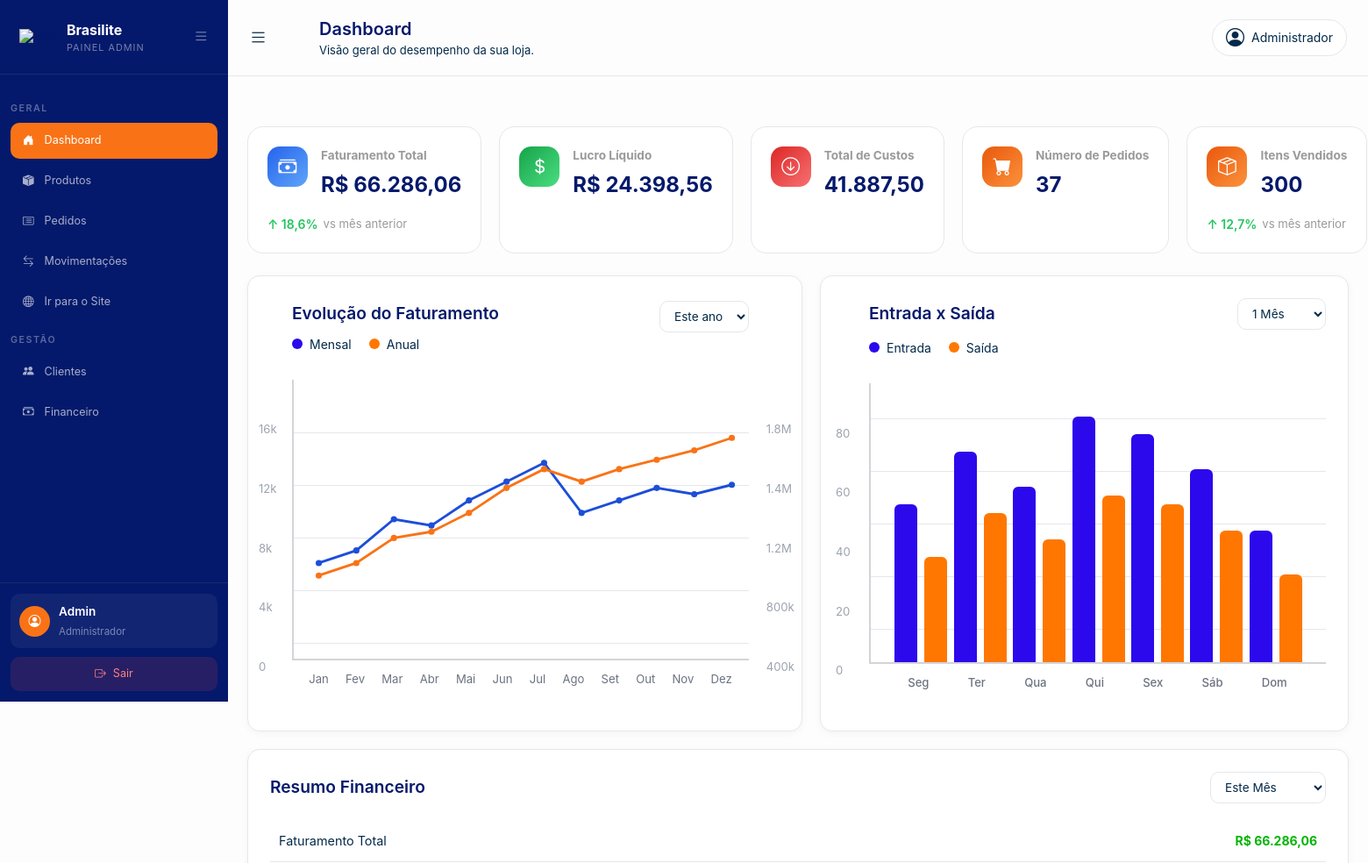
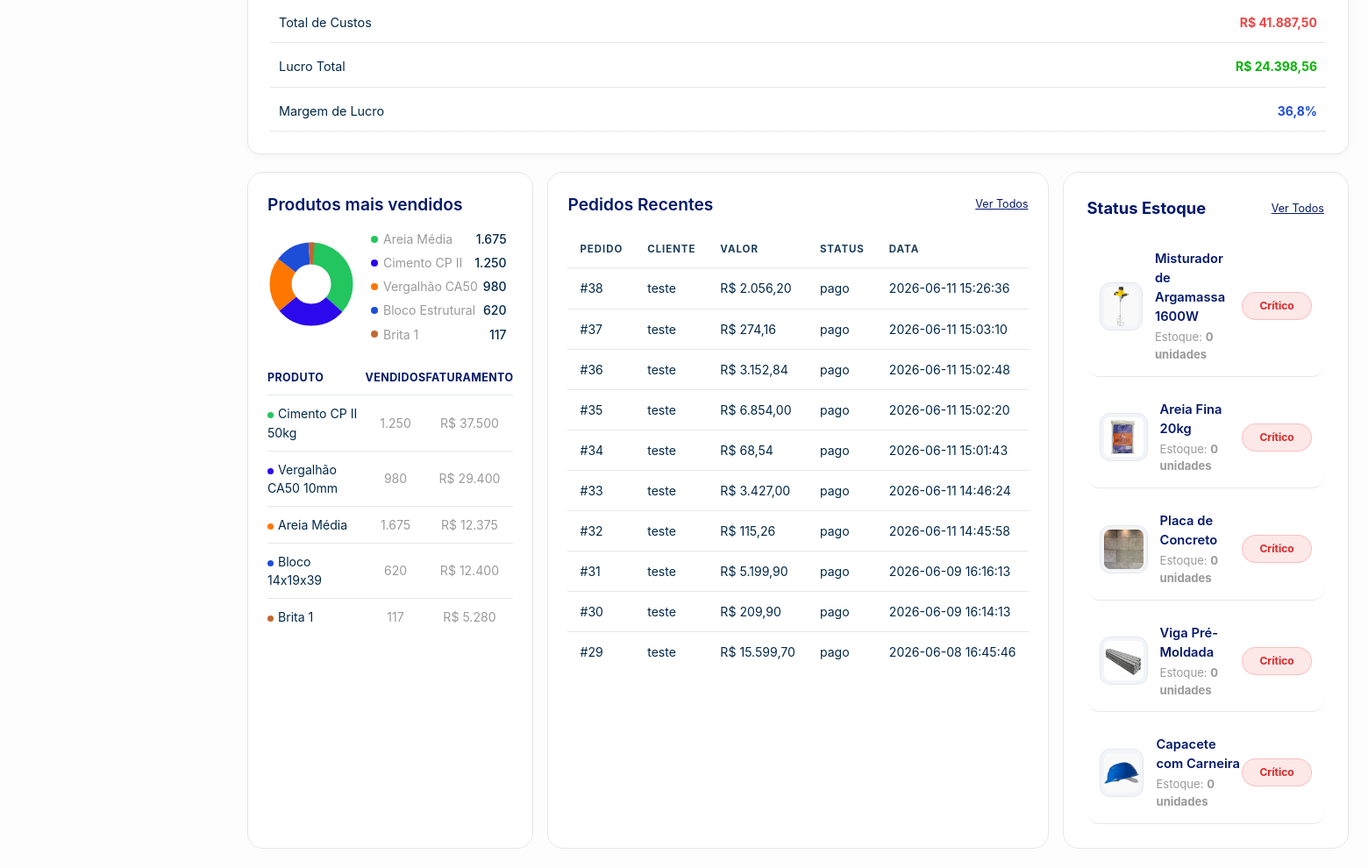
The app's page /Dashboard/dashboard.php with its own data (2 pictures, top to bottom).
### tables this page shows
CREATE TABLE `pedido` (
  `id_pedido` int(11) NOT NULL,
  `idPagamento` int(11) DEFAULT NULL,
  `idUsuario` int(11) NOT NULL,
  `status_pedido` enum('processando','enviado','entregue','cancelado') NOT NULL DEFAULT 'processando',
  `data_entrega` datetime NOT NULL DEFAULT current_timestamp(),
  `codigo_rastreio` varchar(50) DEFAULT NULL
);

CREATE TABLE `usuario` (
  `id_usuario` int(11) NOT NULL,
  `nome` varchar(150) NOT NULL,
  `email` varchar(100) NOT NULL,
  `senha` varchar(255) NOT NULL,
  `perfil_usuario` enum('cliente','admin') NOT NULL DEFAULT 'cliente',
  `cpf` varchar(14) NOT NULL,
  `telefone` varchar(20) DEFAULT NULL,
  `cep` varchar(9) DEFAULT NULL,
  `estado` char(2) DEFAULT NULL,
  `cidade` varchar(100) DEFAULT NULL,
  `bairro` varchar(100) DEFAULT NULL,
  `numero` varchar(20) DEFAULT NULL,
  `data_cadastro` date NOT NULL DEFAULT current_timestamp()
);

CREATE TABLE `pagamento` (
  `id_pagamento` int(11) NOT NULL,
  `idCarrinho` int(11) NOT NULL,
  `idUsuario` int(11) NOT NULL,
  `forma_pagamento` enum('pix','cartao','boleto') NOT NULL,
  `status_pagamento` enum('pendente','pago','cancelado') NOT NULL DEFAULT 'pendente',
  `valor_total` decimal(10,2) NOT NULL,
  `data_pagamento` datetime NOT NULL DEFAULT current_timestamp()
);

CREATE TABLE `estoque` (
  `id_estoque` int(11) NOT NULL,
  `idProduto` int(11) NOT NULL,
  `quantidade_atual` int(11) NOT NULL DEFAULT 0,
  `estoque_minimo` int(11) NOT NULL DEFAULT 1,
  `local_armazenamento` varchar(100) DEFAULT NULL,
  `status_estoque` enum('Normal','Crítico','Atenção') NOT NULL DEFAULT 'Normal'
);

CREATE TABLE `foto_produto` (
  `id_foto` int(11) NOT NULL,
  `idProduto` int(11) NOT NULL,
  `caminho_imagem` varchar(255) NOT NULL,
  `descricao_imagem` varchar(150) DEFAULT NULL
);

CREATE TABLE `produto` (
  `id_produto` int(11) NOT NULL,
  `idCategoria` int(11) NOT NULL,
  `sku` varchar(50) NOT NULL,
  `nome_produto` varchar(150) NOT NULL,
  `marca` varchar(50) DEFAULT NULL,
  `unidade_medida` varchar(10) NOT NULL DEFAULT 'UN',
  `preco_unitario` decimal(10,2) NOT NULL,
  `custo_produto` decimal(10,2) NOT NULL DEFAULT 0.00,
  `desconto` decimal(10,2) NOT NULL DEFAULT 0.00,
  `frete` decimal(10,2) NOT NULL DEFAULT 0.00,
  `status_produto` enum('ativo','inativo') NOT NULL DEFAULT 'ativo',
  `descricao_produto` varchar(500) DEFAULT NULL
);

### Dashboard/dashboard.php (the view, shortened to what the rows shown need)
<?php
require_once '../Crud/crud.php';
$stmt = $pdo->query("
    SELECT
        produto.nome_produto,
        estoque.quantidade_atual,
        estoque.estoque_minimo,
        foto.caminho_imagem
    FROM estoque
    JOIN produto ON produto.id_produto = estoque.idProduto
    LEFT JOIN foto_produto foto ON foto.idProduto = produto.id_produto
    ORDER BY estoque.quantidade_atual ASC
    LIMIT 5
");
$estoques = $stmt->fetchAll(PDO::FETCH_ASSOC);
$stmt = $pdo->query("
    SELECT
        p.id_pedido,
        u.nome as cliente,
        pg.valor_total,
        pg.status_pagamento,
        pg.data_pagamento
    FROM pedido p
    JOIN usuario u ON p.idUsuario = u.id_usuario
    LEFT JOIN pagamento pg ON p.idPagamento = pg.id_pagamento
    ORDER BY p.id_pedido DESC
    LIMIT 10
");
$pedidos_recentes = $stmt->fetchAll(PDO::FETCH_ASSOC);
?>
<!DOCTYPE html>
<html lang="pt-br">
<head>
    <link rel="stylesheet" href="css/global.css">
    <link rel="stylesheet" href="css/sidebar.css">
    <link rel="stylesheet" href="css/dashboard.css">
    <link rel="stylesheet" href="https://cdn.jsdelivr.net/npm/bootstrap-icons@1.11.3/font/bootstrap-icons.min.css">
</head>
<body>
    <?php
    require_once '../partials/sidebar.php'
    ?>
    <div class="content">
        <header class="topbar">
            <div class="topbar-left">
                <div class="header-left">
                    <h1>Dashboard</h1>
                </div>
            </div>
        </header>
        <main class="main">
            <div class="bottom-row">
                <div class="card">
                    <table class="prod-table">
                        <thead>
                            <tr>
                                <th style="text-align:left;">Produto</th>
                                <th style="text-align:center;">Vendidos</th>
                                <th style="text-align:center;">Faturamento</th>
                            </tr>
                        </thead>
                    </table>
                </div>
                <div class="card">
                    <div class="tabela-wrapper">
                        <div class="tabela">
                            <table>
                                <thead>
                                    <tr>
                                        <th>Pedido</th>
                                        <th>Cliente</th>
                                        <th>Valor</th>
                                        <th>Status</th>
                                        <th>Data</th>
                                    </tr>
                                </thead>
                                <tbody>
                                    <?php
                                    foreach ($pedidos_recentes as $pedido) {
                                        $valor = number_format($pedido['valor_total'], 2, ',', '.');
                                        echo '
                                            <tr>
                                                <td>#' . $pedido['id_pedido'] . '</td>
                                                <td style="white-space: nowrap;">' . $pedido['cliente'] . '</td>
                                                <td style="white-space:nowrap;">R$ ' . $valor . '</td>
                                                <td>' . $pedido['status_pagamento'] . '</td>
                                                <td style="white-space:nowrap;">' . $pedido['data_pagamento'] . '</td>
                                            </tr>
                                        ';
                                    }
                                    ?>
                                </tbody>
                            </table>
                        </div>
                    </div>
                </div>
                <div class="card">
                    <div class="estoque">
                        <?php
                        foreach ($estoques as $item) {
                            $qtd = $item['quantidade_atual'];
                            $min = $item['estoque_minimo'];
                            if ($qtd <= $min) {
                                $status = "Crítico";
                                $classe = "critico";
                            } elseif ($qtd <= $min * 2) {
                                $status = "Atenção";
                                $classe = "atencao";
                            } else {
                                $status = "Ok";
                                $classe = "ok";
                            }
                            echo '
                            <div class="produtos-critico">
                            <div class="info-produto">
                                <img src="../' . $item['caminho_imagem'] . '" alt="produto">
                                <div class="detalhes-produtos">
                                    <h4>' . $item['nome_produto'] . '</h4>
                                    <p>Estoque: <span>' . $item['quantidade_atual'] . ' unidades</span></p>
                                </div>
                            </div>
                            <p class="condicao ' . $classe . '">' . $status . '</p>
                        </div>
                            ';
                        }
                        ?>
                    </div>
                </div>
            </div>
        </main>
    </div>
</body>
</html>

### records on screen
pedido: id_pedido "38", idUsuario.nome "teste", idPagamento.valor_total "2.056,20", idPagamento.status_pagamento "pago", idPagamento.data_pagamento "2026-06-11 15:26:36"
pedido: id_pedido "37", idUsuario.nome "teste", idPagamento.valor_total "274,16", idPagamento.status_pagamento "pago", idPagamento.data_pagamento "2026-06-11 15:03:10"
pedido: id_pedido "36", idUsuario.nome "teste", idPagamento.valor_total "3.152,84", idPagamento.status_pagamento "pago", idPagamento.data_pagamento "2026-06-11 15:02:48"
pedido: id_pedido "35", idUsuario.nome "teste", idPagamento.valor_total "6.854,00", idPagamento.status_pagamento "pago", idPagamento.data_pagamento "2026-06-11 15:02:20"
pedido: id_pedido "34", idUsuario.nome "teste", idPagamento.valor_total "68,54", idPagamento.status_pagamento "pago", idPagamento.data_pagamento "2026-06-11 15:01:43"
pedido: id_pedido "33", idUsuario.nome "teste", idPagamento.valor_total "3.427,00", idPagamento.status_pagamento "pago", idPagamento.data_pagamento "2026-06-11 14:46:24"
pedido: id_pedido "32", idUsuario.nome "teste", idPagamento.valor_total "115,26", idPagamento.status_pagamento "pago", idPagamento.data_pagamento "2026-06-11 14:45:58"
pedido: id_pedido "31", idUsuario.nome "teste", idPagamento.valor_total "5.199,90", idPagamento.status_pagamento "pago", idPagamento.data_pagamento "2026-06-09 16:16:13"
pedido: id_pedido "30", idUsuario.nome "teste", idPagamento.valor_total "209,90", idPagamento.status_pagamento "pago", idPagamento.data_pagamento "2026-06-09 16:14:13"
pedido: id_pedido "29", idUsuario.nome "teste", idPagamento.valor_total "15.599,70", idPagamento.status_pagamento "pago", idPagamento.data_pagamento "2026-06-08 16:45:46"
estoque: foto_produto.caminho_imagem (picture), idProduto.nome_produto "Misturador de Argamassa 1600W", quantidade_atual "0", status "Crítico"
estoque: foto_produto.caminho_imagem (picture), idProduto.nome_produto "Areia Fina 20kg", quantidade_atual "0", status "Crítico"
estoque: foto_produto.caminho_imagem (picture), idProduto.nome_produto "Placa de Concreto", quantidade_atual "0", status "Crítico"
estoque: foto_produto.caminho_imagem (picture), idProduto.nome_produto "Viga Pré-Moldada", quantidade_atual "0", status "Crítico"
estoque: foto_produto.caminho_imagem (picture), idProduto.nome_produto "Capacete com Carneira", quantidade_atual "0", status "Crítico"

### other values on screen
$nome_usuario "Admin"
$faturamento "66.286,06"
$lucroLiquido "24.398,56"
$custos "41.887,50"
$total_pedidos "37"
$itens_vendidos "300"
$margin_lucro "36,8"
